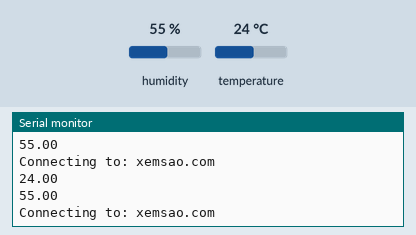
This sketch was run on a simulated ESP8266 (NodeMCU). Shown: the last lines printed to the serial monitor. The test bench sets the inputs (shaded band); at power-on: humidity 55 %, temperature 24 °C. WiFi joins after 1.5 s; servers stay silent unless stated; uploads are accepted with an empty reply.

Above: at 2.7 s.
2.8 s: humidity set to 22 %
At 3.82 s:
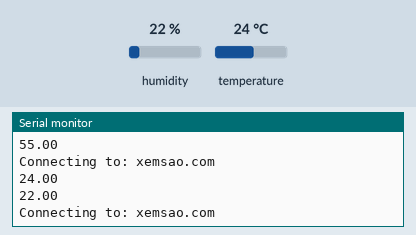
5.6 s: temperature set to 12 °C
At 5.92 s:
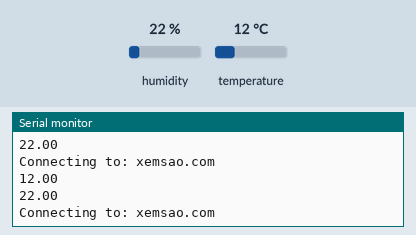
8.4 s: humidity set to 40 %
At 10.14 s:
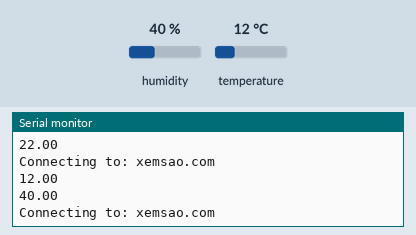
Timing chart, 0 to 11.6 s (numbered marks = the images above; inputs shaded):
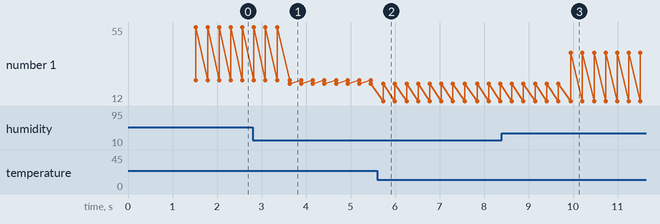

Measured:
- after the input at 2.8 s, the serial monitor: prints a new line after 0.83 s (image 1)
- after the input at 5.6 s, the serial monitor: prints a new line after 0.14 s (image 2)
- after the input at 8.4 s, the serial monitor: prints a new line after 1.6 s (image 3)
- plotted number 1: 55 → 22 after the input at 2.8 s, 22 → 40 after the input at 8.4 s

The sketch:

TerraSensorTempHumid.ino
```cpp
#include <ESP8266WiFi.h>
#include <ESP8266HTTPClient.h>
#include <WiFiClient.h>
#include <Arduino_JSON.h>
#include <DNSServer.h>
#include <ESP8266WebServer.h>
#include <ESP8266WiFiMulti.h>
#include <DHT.h>

#define DHTPIN 5 //select pin
#define DHTTYPE DHT11 //dht11

DHT dht(DHTPIN, DHTTYPE);

ESP8266WiFiMulti WiFiMulti;

#include <WiFiManager.h>         // https://github.com/tzapu/WiFiManager

const char* host = "xemsao.com";

// Update interval time set to 1 seconds
const long interval = 5000;
unsigned long previousMillis = 0;

String outputsState;
float temp, humid;

void gui_request(float temp, float humid);
float getTemp();
float getHumid();

void setup() {
  Serial.begin(115200);
  WiFiManager wifiManager;
  wifiManager.autoConnect("Terra");
  Serial.println("Connected.");
}

void loop() {
  unsigned long currentMillis = millis();

  temp = getTemp();
  humid = getHumid();
  gui_request(temp, humid);
}

float getTemp() {
  float temp = /*random(20, 35);*/ dht.readTemperature();
  Serial.println(temp);
  return temp;
}
float getHumid() {
  float humid = /*random(70, 90);*/ dht.readHumidity();
  if (humid > 100.0) humid = 100.0;
  Serial.println(humid);
  return humid;
}


void gui_request(float temp, float humid) {
  //  Serial.println("//////////////////////BEGIN//////////////////////");
  //1. Make TCP connection with WiFiClient
  WiFiClient client;
  HTTPClient http;
  const int httpPort = 80; //80 with http
  //kiem tra ket noi
  Serial.print("Connecting to: ");
  Serial.println(host);
  if (!client.connect(host, httpPort)) {
    Serial.println("Connection fail!");
    return;
  }

  //    Serial.println("Connection success!");
  //Send data to the sever
  client.print(String("GET https://xemsao.com/sensorTempHumid.php?")
               + ("&temp=") + temp
               + ("&humid=") + humid
               + " HTTP/1.1\r\n"
               + "Host: " + host + "\r\n"
               + "Connection: close\r\n\r\n");
  unsigned long current_time = millis();
  while (client.available() == 0) {
    if (millis() - current_time > 6000) {
      //          Serial.print(">>> Client stop");
      client.stop();
      return;
    }
  }
}
```
